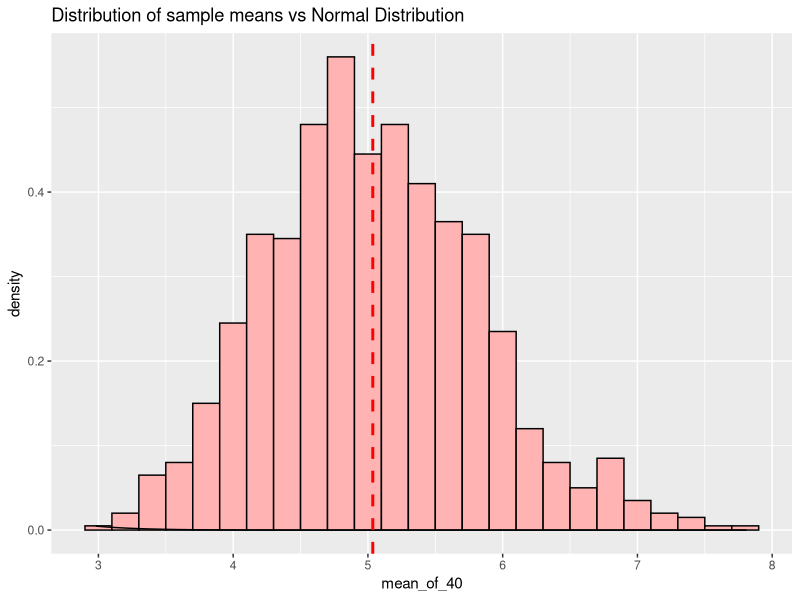

R code for this plot:
## ---- chunk 1
lambda<-0.2
n<-40
set.seed(55) ##to get reproducible results
nosim<-1:1000
means<-data.frame(mean_of_40=sapply(nosim,function(x){mean(rexp(n,lambda))}))
head(means)
## ---- chunk 2
mean(means$mean_of_40)
## ---- chunk 3
var(means$mean_of_40)
## ---- chunk 4
((1/lambda)/sqrt(40))^2
## ---- chunk 5
library("ggplot2")
ggplot(data=means, aes(x=mean_of_40))+geom_histogram(aes(y=..density..),binwidth=0.20,fill="#FFB3B3",color="black")+stat_function(fun=dnorm,arg=list(mean=5,sd=sd(means$mean_of_40)))+geom_vline(aes(xintercept=mean(means$mean_of_40,na.rm=T)), color="red",linetype="dashed",size=1)+ggtitle("Distribution of sample means vs Normal Distribution")
